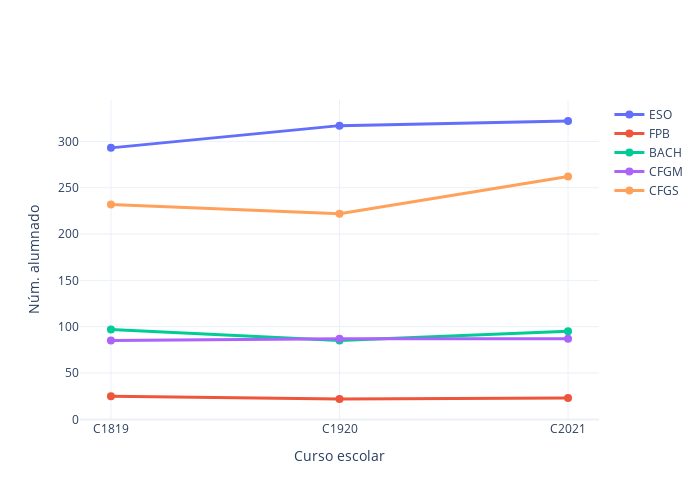

Here is the notebook cell this chart was saved with:
### Markdown cell above
## Evolución del número total de alumnado por niveles

### Code cell
myplotly.num_students_evolution(df_ce, stages, years)

### Figure 1 — Plotly figure (JSON) as saved in the notebook; plotly's stock layout.template omitted (floating-point values rounded to 4 significant figures)
{"data": [{"hoverinfo": "name+text", "line": {"width": 3}, "marker": {"size": 8}, "name": "ESO", "text": [293, 317, 322], "type": "scatter", "x": ["C1819", "C1920", "C2021"], "y": [293, 317, 322]}, {"hoverinfo": "name+text", "line": {"width": 3}, "marker": {"size": 8}, "name": "FPB", "text": [25, 22, 23], "type": "scatter", "x": ["C1819", "C1920", "C2021"], "y": [25, 22, 23]}, {"hoverinfo": "name+text", "line": {"width": 3}, "marker": {"size": 8}, "name": "BACH", "text": [97, 85, 95], "type": "scatter", "x": ["C1819", "C1920", "C2021"], "y": [97, 85, 95]}, {"hoverinfo": "name+text", "line": {"width": 3}, "marker": {"size": 8}, "name": "CFGM", "text": [85, 87, 87], "type": "scatter", "x": ["C1819", "C1920", "C2021"], "y": [85, 87, 87]}, {"hoverinfo": "name+text", "line": {"width": 3}, "marker": {"size": 8}, "name": "CFGS", "text": [232, 222, 262], "type": "scatter", "x": ["C1819", "C1920", "C2021"], "y": [232, 222, 262]}], "layout": {"height": 500, "width": 700, "xaxis": {"title": {"text": "Curso escolar"}}, "yaxis": {"title": {"text": "Núm. alumnado"}}}}
